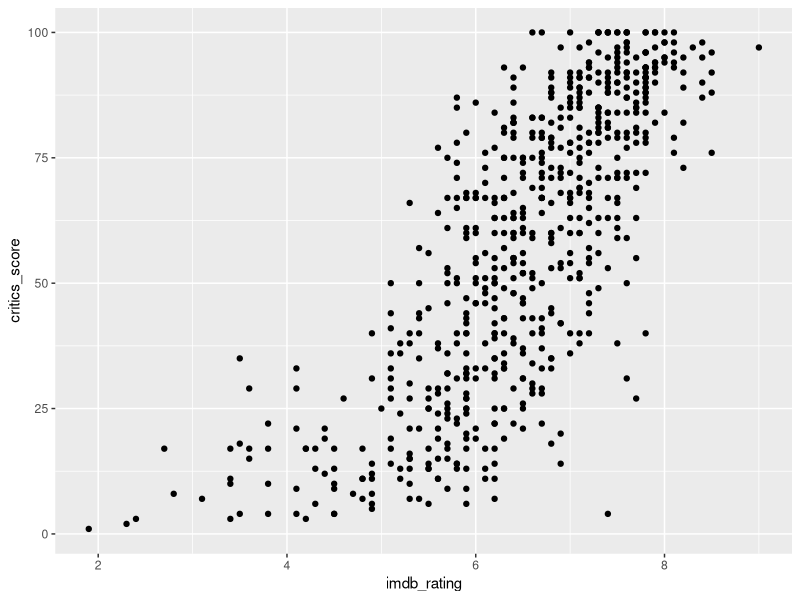
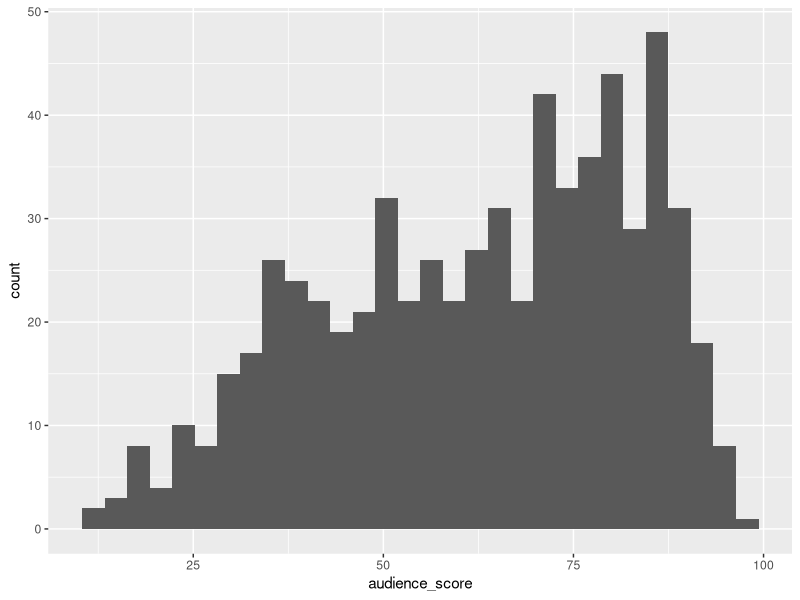
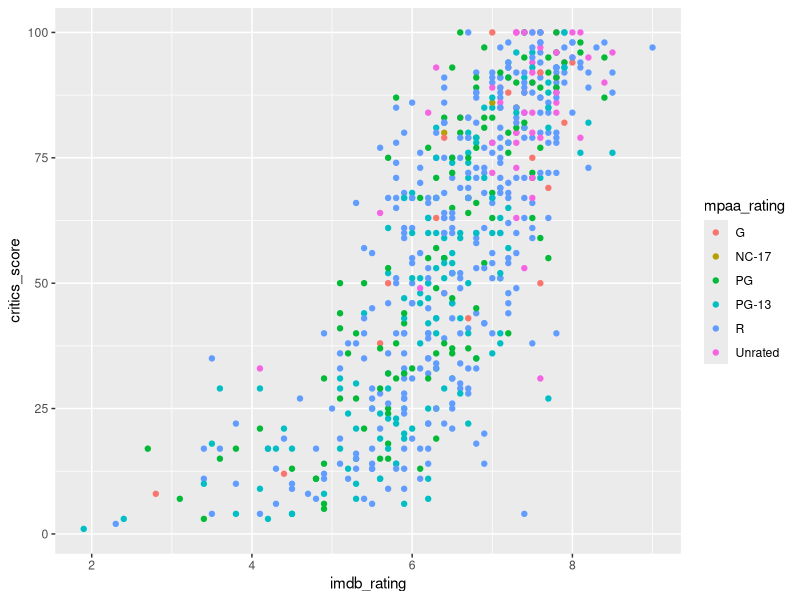
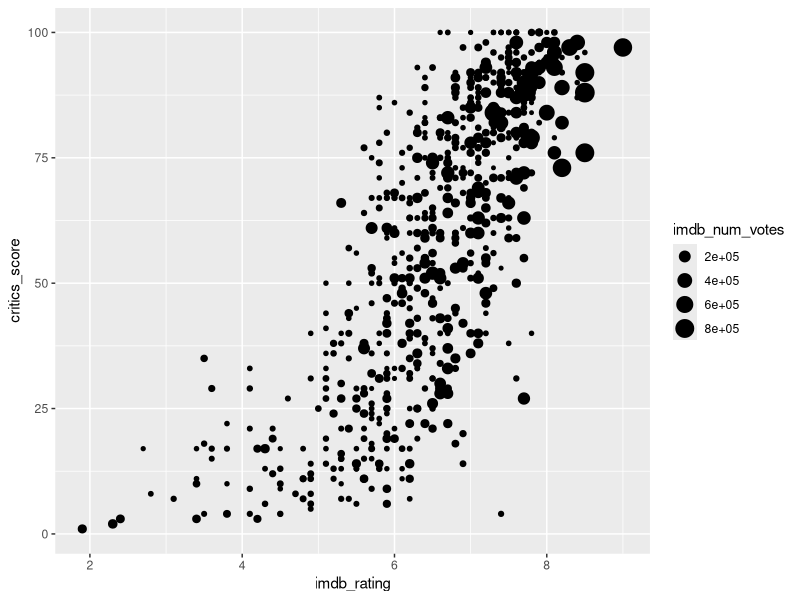
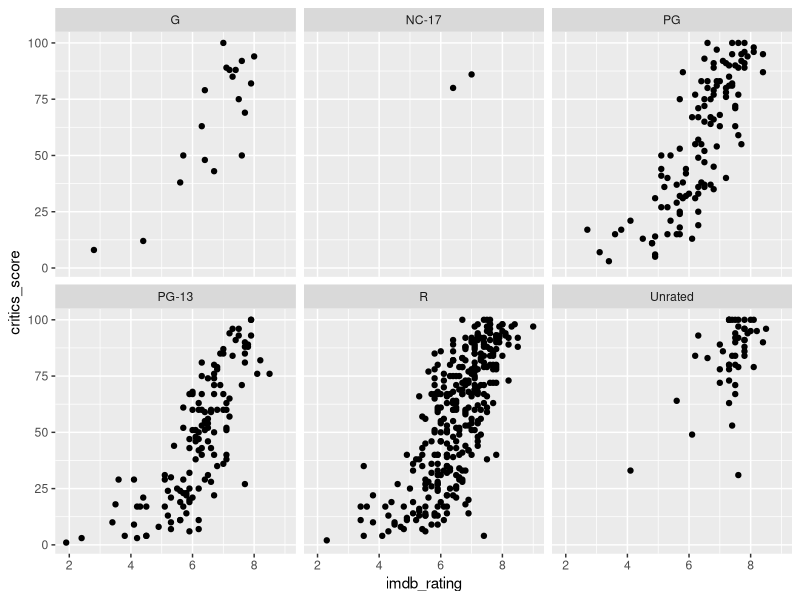
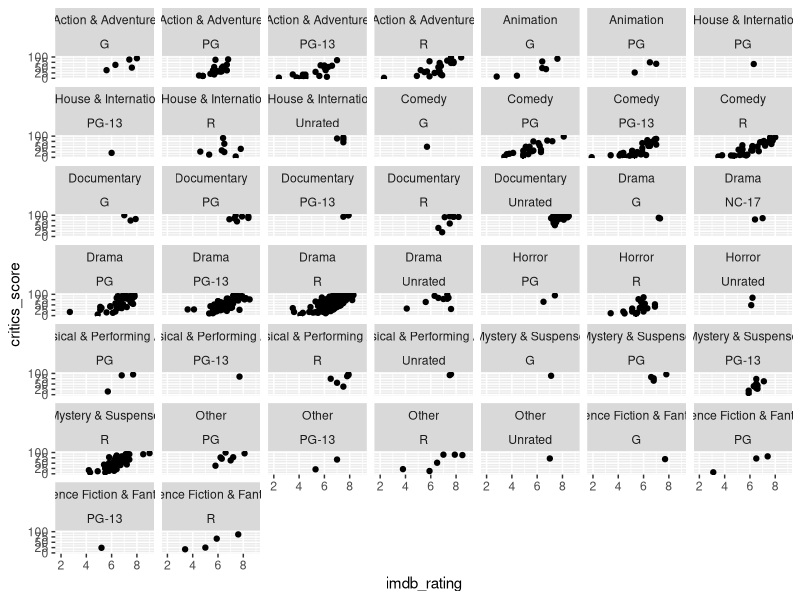
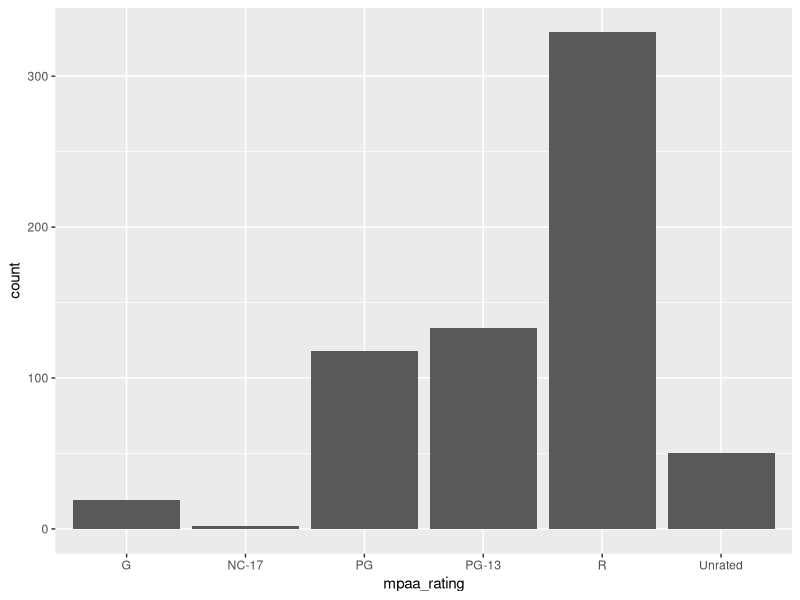

These figures' R source, in order:
# STOR 390, spring 2017
# Lecture 2 example code


# basic objects in R
number <- 4
db <- 3.776677

string <- 'I am a string'

boolean <- TRUE
b <- F

boolean | b
boolean & b


nums <- 1:5

vec <- c('one', 'two', 'three')


# instally tidyverse if it is not already on your computer
# install.packages('tidyverse')

# load a package
library(tidyverse)

# where is the current working directory?
getwd()

# what files are in the current working directory
list.files(getwd())


setwd('/Users/iaincarmichael/Dropbox/stor390/example_code/movies')

# note the movies data come from: http://www2.stat.duke.edu/~mc301/data/movies.html
# if movies.csv were in the same directory as the R script
# i.e. the current working directory I can import the data like this
movies <- read_csv('movies.csv')


# some summaries of the data
str(movies)
head(movies)
mean(movies$imdb_num_votes)


# ggplot2
# the + should freak you out a little if you have used R before...
ggplot(data = movies) + geom_point(mapping = aes(x = imdb_rating, y = critics_score))

# you can put code after the + on the next line
ggplot(data=movies, aes(x=audience_score)) +
    geom_histogram()

# aesthetic mappings
ggplot(data = movies) +
    geom_point(mapping = aes(x = imdb_rating, y = critics_score, color=mpaa_rating))


ggplot(data = movies) + 
    geom_point(mapping = aes(x = imdb_rating, y = critics_score, size = imdb_num_votes))

# facetting
ggplot(data = movies) + 
    geom_point(mapping = aes(x = imdb_rating, y = critics_score)) + 
    facet_wrap(~ mpaa_rating, nrow = 2)


# over plotting
ggplot(data = movies) + 
    geom_point(mapping = aes(x = imdb_rating, y = critics_score)) + 
    facet_wrap(genre ~ mpaa_rating)

#
ggplot(data = movies) + 
    geom_bar(mapping = aes(x = mpaa_rating))

